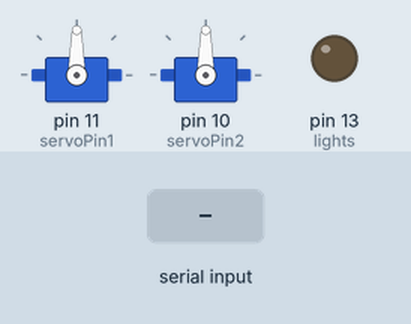
Simulated run of this sketch. Board: Arduino Mega 2560, built with avr-gcc and run on an emulated ATmega2560. On the bench: 2 × servo, output pins drawn as LEDs (lit = HIGH). The test bench sets the inputs (shaded band).

Above: at 2.2 s.
2.3 s: "F,45\n" received over the second serial link
At 3.2 s:
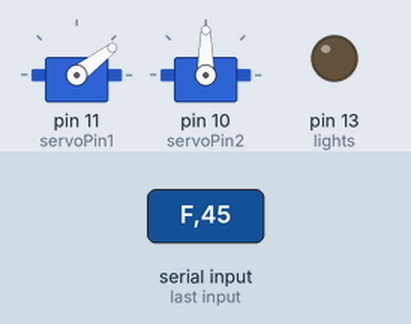
3.8 s: "B,45\n" received over the second serial link
At 4.3 s:
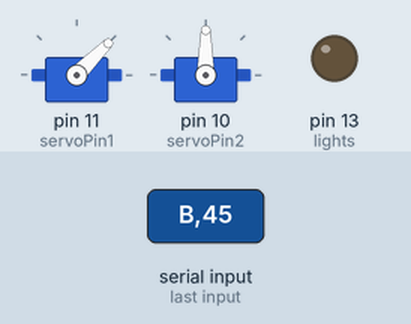
5.3 s: "Y,45\n" received over the second serial link
At 6.5 s:
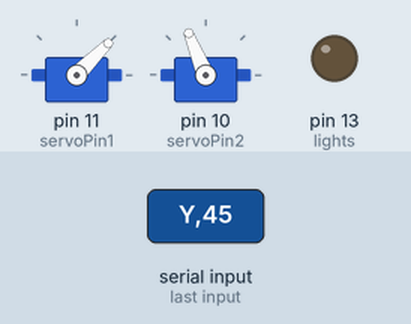
6.8 s: "F90\n" received over the second serial link
At 7.8 s:
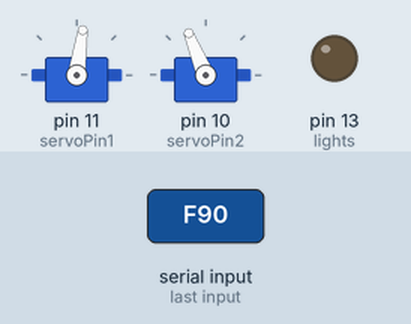
8.3 s: "L90\n" received over the second serial link
At 8.9 s:
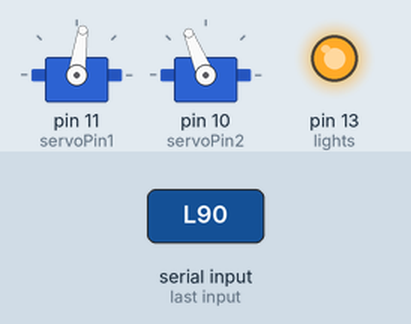
9.8 s: "F" received over the second serial link
At 12.0 s:
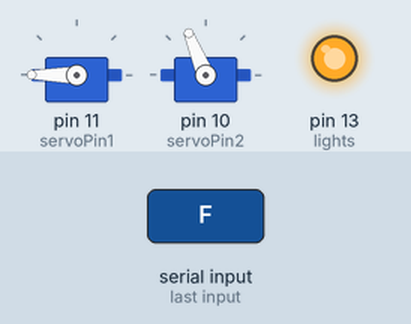
Timing chart, 0 to 13.2 s (numbered marks = the images above; inputs shaded):
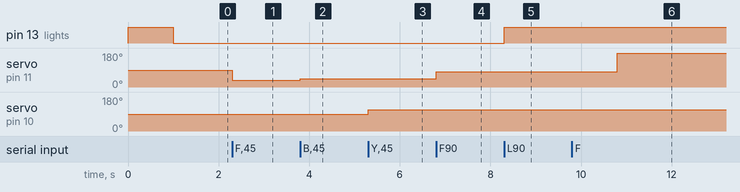

Measured:
- after the input at 2.3 s, servo on pin 11 (servoPin1): 90° → 37° at once
- after the input at 3.8 s, servo on pin 11 (servoPin1): 37° → 45° at once
- after the input at 5.3 s, servo on pin 10 (servoPin2): 90° → 112° at once
- after the input at 6.8 s, servo on pin 11 (servoPin1): 45° → 82° at once
- after the input at 8.3 s, pin 13 (lights): LOW → HIGH at once
- after the input at 9.8 s, servo on pin 11 (servoPin1): 82° → 180° after 1.0 s

The sketch:

OSCar.ino
```cpp
#include <Servo.h>
//#include <DistanceGP2Y0A41SK.h>

int X;
int Y;
byte servoPin1 = 11;  //ESC
byte servoPin2 = 10;  //Steering
byte lights = 13;
bool lightState = 0;
long previousMillis = 0;
long interval = 150;
Servo myServo1;
Servo myServo2;
//DistanceGP2Y0A41SK Dist;
//int distance;


void setup()
{
  Serial1.begin(115200);
  myServo1.attach(servoPin1);
  myServo2.attach(servoPin2);
  myServo1.write( 90);
  myServo2.write(90);
  pinMode(lights, OUTPUT);
  digitalWrite(lights, HIGH);
  delay(1000);
  digitalWrite(lights, LOW);
  //Dist.begin(A0);
}

void loop()
{
  //distance = Dist.getDistanceCentimeter();
  //Serial1.println(distance);

  if (Serial1.available() > 0)
  {
    char syncChar = Serial1.read();
    if (syncChar == 'F')
    {
      X = Serial1.parseInt();
      forward();
    }
    if (syncChar == 'B')
    {
      X = Serial1.parseInt();
      backward();
    }
    if (syncChar == 'S')
    {
      Serial1.read();
      myServo1.write(90);
    }
    if (syncChar == 'Y')
    {
      Y = Serial1.parseInt();
      Y = map(Y, 0, 189, 135, 35);
      myServo2.write(Y);
    }
    if (syncChar == 'L')
    {
      lightState = Serial1.parseInt();

      if (lightState == 1)
      {
        digitalWrite(lights, HIGH);
      }
      else if (lightState == 0)
      {
        digitalWrite(lights, LOW);
      }
    }
  }

}

void forward()
{
  byte ValX = map(X, 100, 189, 91, 179);
  myServo1.write(ValX);
}

void backward()
{
  byte valX = map(X, 89, 0, 89, 0);
  myServo1.write(valX);
}
```
